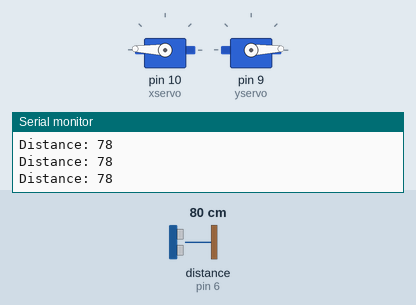
A sketch run on a simulated Arduino Uno, built with avr-gcc and run on an emulated ATmega328P. Shown: 2 × servo, the last lines printed to the serial monitor. Wiring (inferred from the names in the program): ultrasonic range finder: trigger pin 5; echo pin 6. Inputs (shaded band) come from the test bench; at power-on: distance to the obstacle (sensor on pin 6) 80 cm. The echo pulse lasts 58.3 µs per cm.

Above: at 1.3 s.
1.4 s: distance to the obstacle (sensor on pin 6) set to 12 cm
2.9 s: distance to the obstacle (sensor on pin 6) set to 9 cm
At 8.6 s:
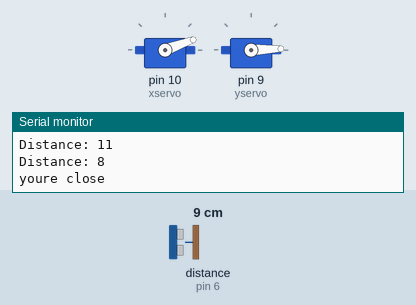
At 17.9 s:
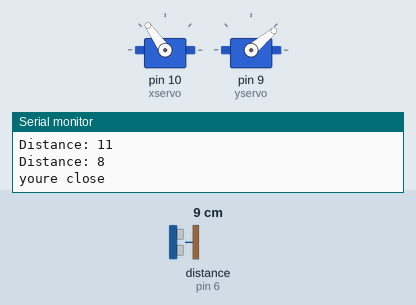
Timing chart, 0 to 18.3 s (numbered marks = the images above; inputs shaded):
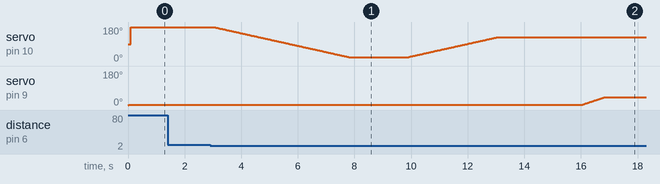

Measured:
- the behaviour switches between 11 and 10 cm on distance to the obstacle (sensor on pin 6) (found by bisection; images 0 and 1)
- after the input at 2.9 s, servo on pin 9 (yservo): moves from 2° to 40° over 0.74 s, starting after 13.2 s

The sketch:

robotarm_xy_ultra.ino
```cpp
#include <Servo.h>

Servo xservo;
Servo yservo;

int xpos;
int ypos;

const int trigPin = 5;
const int echoPin = 6;

long duration;
int distance;

void setup() {

  xservo.attach(10);
  yservo.attach(9);

  pinMode(trigPin, OUTPUT); // Sets the trigPin as an Output
  pinMode(echoPin, INPUT); // Sets the echoPin as an Input

  Serial.begin(9600); // Starts the serial communication

  //setup the y axis
    for (ypos = 0; ypos <= 2; ypos += 1) {
    yservo.write(ypos);
    delay(30);                       //speed
    }

//setup the x axis
  for (xpos = 180; xpos >= 178; xpos -= 1) {
    xservo.write(xpos);
    delay(30);                //speed
  }


}

void loop() {


//setup and start ultrasonic:
// Clears the trigPin
digitalWrite(trigPin, LOW);
delayMicroseconds(2);

// Sets the trigPin on HIGH state for 10 micro seconds
digitalWrite(trigPin, HIGH);
delayMicroseconds(10);
digitalWrite(trigPin, LOW);

// Reads the echoPin, returns the sound wave travel time in microseconds
duration = pulseIn(echoPin, HIGH);

// Calculating the distance
distance= duration*0.034/2;

delay(100);

// Prints the distance on the Serial Monitor
Serial.print("Distance: ");
Serial.println(distance);

if (distance < 10) {
Serial.println("youre close");


    for (xpos = 178; xpos >= 20; xpos -= 1) {
    xservo.write(xpos);
    delay(30);                //speed
  }

  //IN OPEN POSITION (40) - closing
  delay(2000);

  //40 to 110 (not closed all the way)
  for (xpos = 20; xpos <= 125; xpos += 1) {
    xservo.write(xpos);
    delay(30);                       //speed
  }

   delay(3000);  //stop at almost closed (110 degrees)

       for (ypos = 2; ypos <= 40; ypos += 1) {
    yservo.write(ypos);
    delay(20);                       //speed
  }

  delay(10000);
  exit(0);
}

}


/*void xgrab(){
  //IN CLOSED POSITION (180) - openning
    for (xpos = 180; xpos >= 40; xpos -= 1) {
    xservo.write(xpos);
    delay(30);                //speed
  }

  //IN OPEN POSITION (40) - closing
  delay(2000);

  //40 to 110 (not closed all the way)
  for (xpos = 40; xpos <= 110; xpos += 1) {
    xservo.write(xpos);
    delay(30);                       //speed
  }

   delay(5000);  //stop at almost closed (110 degrees)

       for (ypos = 0; ypos <= 40; ypos += 1) {
    yservo.write(ypos);
    delay(30);                       //speed
  }

}

void ygrab(){
    // DOWN (90) - going up
    for (ypos = 0; ypos <= 40; ypos += 1) {
    yservo.write(ypos);
    delay(30);                       //speed
  }

  //UP (60) - holding

   for (ypos = 60; ypos >= 0; ypos -= 1) {
    yservo.write(ypos);
    delay(30);                //speed
  }

     delay(5000);  //5 sec stop at the top and hold (60 degrees)


}
*/
```
